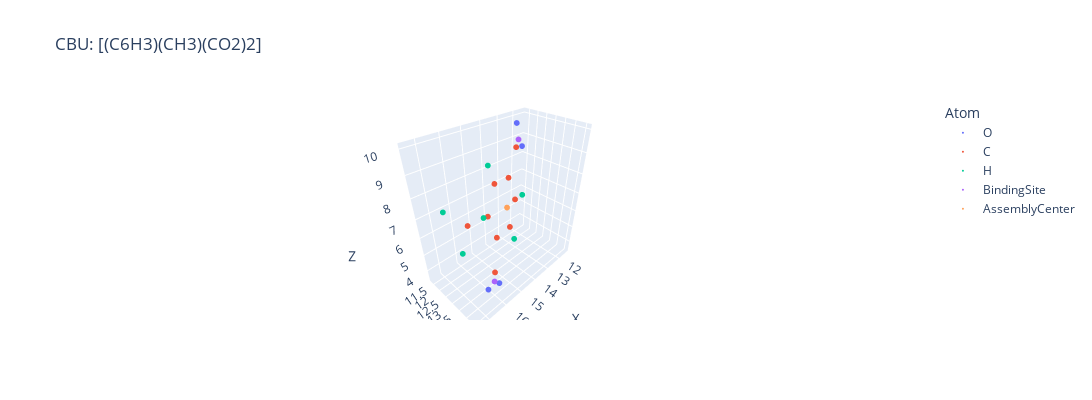

The cell this chart's notebook holds for it:
### Code cell
# We can now visualise the added CBU
fig_new_cbu = new_cbu.visualise()

### Figure 1 — Plotly figure (JSON) as saved in the notebook; plotly's stock layout.template omitted (floating-point values rounded to 4 significant figures)
{"data": [{"hovertemplate": "Atom=O<br>X=%{x}<br>Y=%{y}<br>Z=%{z}<extra></extra>", "legendgroup": "O", "marker": {"color": "#636efa", "size": 2, "symbol": "circle"}, "mode": "markers", "name": "O", "scene": "scene", "showlegend": true, "type": "scatter3d", "x": [16.88, 15.49, 12.7, 11.38], "y": [14.62, 13.78, 12.06, 11.28], "z": [5.052, 3.51, 10.0, 8.378]}, {"hovertemplate": "Atom=C<br>X=%{x}<br>Y=%{y}<br>Z=%{z}<extra></extra>", "legendgroup": "C", "marker": {"color": "#EF553B", "size": 2, "symbol": "circle"}, "mode": "markers", "name": "C", "scene": "scene", "showlegend": true, "type": "scatter3d", "x": [15.89, 15.1, 15.51, 14.65, 13.37, 12.96, 13.83, 16.88, 12.43], "y": [13.93, 13.26, 13.18, 12.68, 12.26, 12.34, 12.84, 13.66, 11.83], "z": [4.691, 5.769, 7.095, 8.061, 7.7, 6.372, 5.408, 7.661, 8.78]}, {"hovertemplate": "Atom=H<br>X=%{x}<br>Y=%{y}<br>Z=%{z}<extra></extra>", "legendgroup": "H", "marker": {"color": "#00cc96", "size": 2, "symbol": "circle"}, "mode": "markers", "name": "H", "scene": "scene", "showlegend": true, "type": "scatter3d", "x": [14.92, 12.09, 13.55, 17.44, 17.34, 16.73], "y": [12.63, 12.05, 12.89, 14.0, 12.91, 14.38], "z": [8.967, 6.126, 4.5, 6.928, 8.099, 8.313]}, {"hovertemplate": "Atom=BindingSite<br>X=%{x}<br>Y=%{y}<br>Z=%{z}<extra></extra>", "legendgroup": "BindingSite", "marker": {"color": "#ab63fa", "size": 2, "symbol": "circle"}, "mode": "markers", "name": "BindingSite", "scene": "scene", "showlegend": true, "type": "scatter3d", "x": [12.17, 16.08], "y": [11.73, 14.11], "z": [9.053, 4.418]}, {"hovertemplate": "Atom=AssemblyCenter<br>X=%{x}<br>Y=%{y}<br>Z=%{z}<extra></extra>", "legendgroup": "AssemblyCenter", "marker": {"color": "#FFA15A", "size": 2, "symbol": "circle"}, "mode": "markers", "name": "AssemblyCenter", "scene": "scene", "showlegend": true, "type": "scatter3d", "x": [14.13], "y": [12.92], "z": [6.735]}], "layout": {"autosize": false, "height": 400, "legend": {"title": {"text": "Atom"}, "tracegroupgap": 0}, "scene": {"domain": {"x": [0, 1], "y": [0, 1]}, "xaxis": {"title": {"text": "X"}}, "yaxis": {"title": {"text": "Y"}}, "zaxis": {"title": {"text": "Z"}}}, "title": {"text": "CBU: [(C6H3)(CH3)(CO2)2]"}, "width": 1200}}
